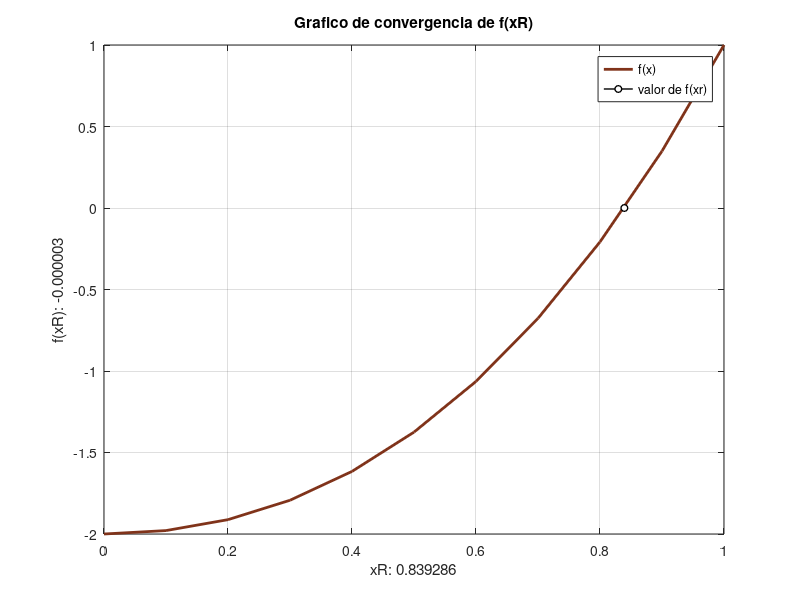
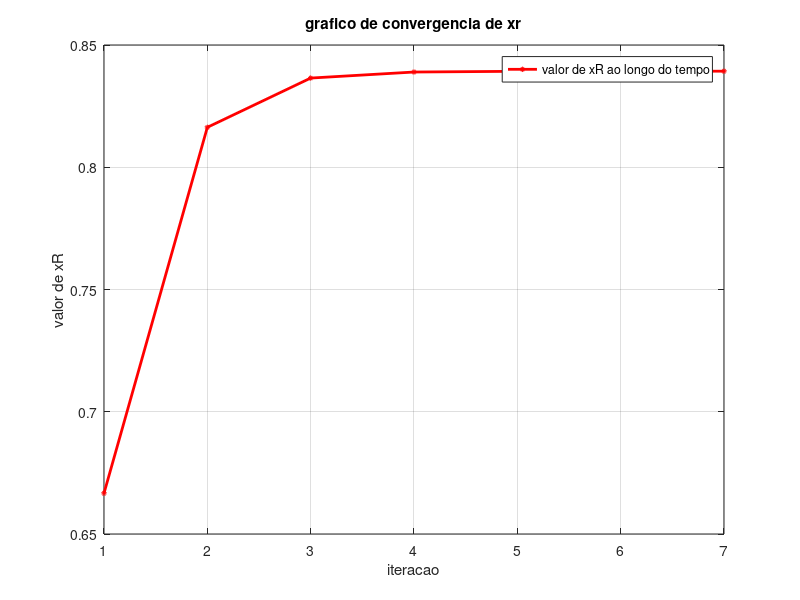
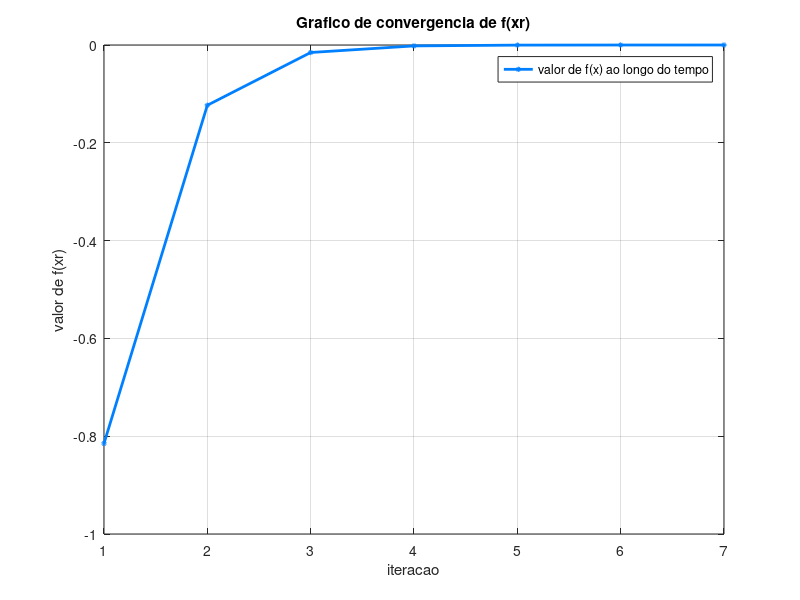

The MATLAB source for these figures, in order:
function List1Exercise2() # main
  xI = 0.0;
  xU = 1.0;
  max = 1000;
  tol = 1e-5;
  [dataX, dataY] = falsePositionMethod(xI, xU, max, tol);
  printf('X: %.6f:\n', dataX(end));
  printf('Y: %.6f:\n', dataY(end));
  plotaGrafico(dataX, dataY, xI, xU);
end

function y = f(x)
   y = x .^3 + 2 .* x .^2 - 2;
end

function [dataX, dataY] = falsePositionMethod(xI, xU, max, tol)
  dataX    = zeros(1, max);
  dataY    = zeros(1, max);
  xrVelho = inf;
  contI = 0;
  contU = 0;

  for i = 1:max
     fxI = f(xI);
     fxU = f(xU);
     xr  = xU - (fxU * (xI - xU)) / (fxI - fxU);
     fxR = f(xr);
     eA  = abs(xr - xrVelho);
     xrVelho = xr;
     dataX(i)    = xr;
     dataY(i)    = fxR;

     if fxR * fxI > 0
       xI = xr;
       contI += 1;
       contU  = 0;
       if contI > 1
        fxI = fxI / 2;
       endif
     else
       xU = xr;
       contU += 1;
       contI  = 0;
       if contU > 1
          fxU = fxU / 2;
       endif
     endif

    if eA < tol
     dataX  = dataX(1:i);
     dataY  = dataY(1:i);
     break
    endif
  endfor
end

function plotaGrafico(dataX, dataY, xI, xU, tol)
  x = xI : 0.1 : xU;
  figure(1);
  for i = 1 : length(dataX)
   clf;
   p1 = plot(x, f(x), 'linewidth', 2, 'color', [0.5 0.2 0.1]);
   hold on;
   p2 = plot(dataX(i), dataY(i), 'linewidth', 1, 'color', [0 0 0], 'marker',
   'o', 'markersize', 5, 'markerfacecolor', [1 1 1]);
   xlabel(sprintf('xR: %.6f', dataX(i)));
   ylabel(sprintf('f(xR): %.6f', dataY(i)));
   title('Grafico de convergencia de f(xR)');
   legend([p1, p2], {'f(x)', 'valor de f(xr)'});
   grid on;
   pause(0.1)
  endfor
  figure(2);
  j = 1: length(dataX);
  pXr = plot(j, dataX, 'r-o', 'linewidth', 2, 'markersize', 2);
  xlabel('iteracao');
  ylabel('valor de xR');
  title('grafico de convergencia de xr');
  legend(pXr, {'valor de xR ao longo do tempo'});
  grid on;

  figure(3);
  pFxr = plot(j, dataY, 'r-o', 'linewidth', 2, 'markersize', 2, 'color', [0 0.5 1]);
  xlabel('iteracao');
  ylabel('valor de f(xr)');
  title('Grafico de convergencia de f(xr)');
  legend(pFxr, {'valor de f(x) ao longo do tempo'});
  grid on;

end
